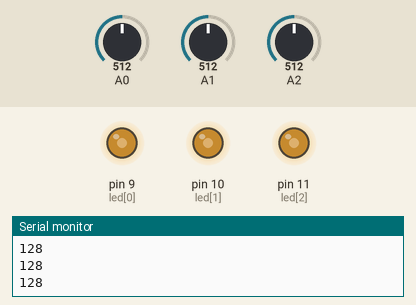
The sketch below on a simulated Arduino Uno, built with avr-gcc and run on an emulated ATmega328P. Parts: output pins drawn as LEDs (lit = HIGH), the last lines printed to the serial monitor. The test bench sets the inputs (shaded band); at power-on: A0 = 512, A1 = 512, A2 = 512.

Above: at 1.2 s.
1.3 s: A0 set to 716
At 2.0 s:
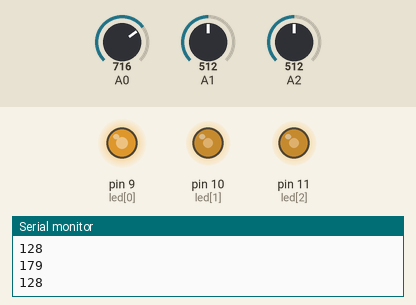
2.8 s: A1 set to 900
At 3.6 s:
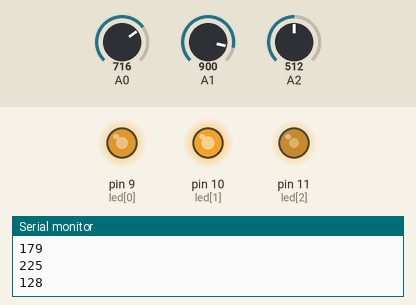
4.3 s: A2 set to 122
At 4.7 s:
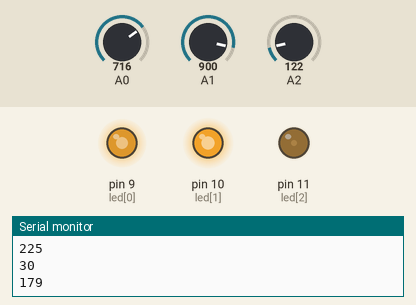
5.8 s: A2 set to 0
At 6.3 s:
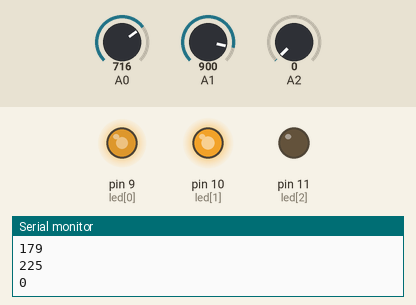
7.3 s: A0 set to 511
At 8.5 s:
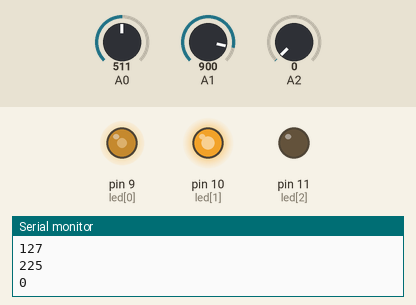
8.8 s: A1 set to 306
At 10.1 s:
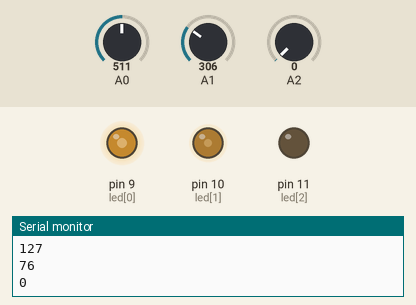
Timing chart, 0 to 11.3 s (numbered marks = the images above; inputs shaded):
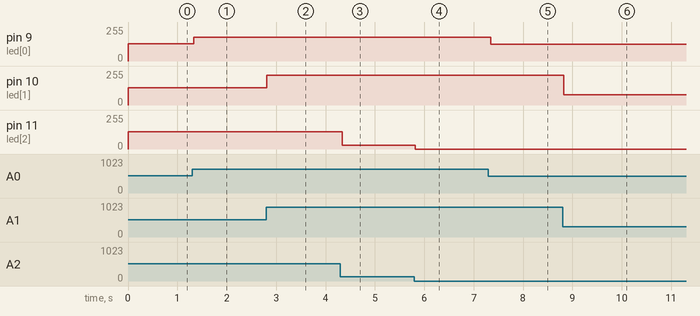

Measured:
- after the input at 1.3 s, pin 9 (led[0]): 128/255 → 179/255 at once
- after the input at 2.8 s, pin 10 (led[1]): 128/255 → 225/255 at once
- after the input at 4.3 s, pin 11 (led[2]): 128/255 → 30/255 at once
- after the input at 5.8 s, pin 11 (led[2]): 30/255 → 0/255 at once
- after the input at 7.3 s, pin 9 (led[0]): 179/255 → 127/255 after 0.05 s
- after the input at 8.8 s, pin 10 (led[1]): 225/255 → 76/255 at once

The sketch:

pot_read.ino
```cpp
int led[3] = {9,10,11};
int values[3];

void setup()
{
	Serial.begin(9600);

	pinMode(led[0], OUTPUT);
	pinMode(led[1], OUTPUT);
	pinMode(led[2], OUTPUT);
}

void loop()
{
	getInputs(values);
	setColours(values);

	delay(50);
}

void getInputs(int* values)
{
	values[0] = analogRead(A0);
	values[1] = analogRead(A1);
	values[2] = analogRead(A2);
}

void setColours(int* values)
{
	for(int i=0; i<3; i++)
	{
		int v = map(values[i], 0, 1024, 0, 256);
		Serial.println(v);
		analogWrite(led[i], v);
	}
	Serial.println("\n");
}
```
